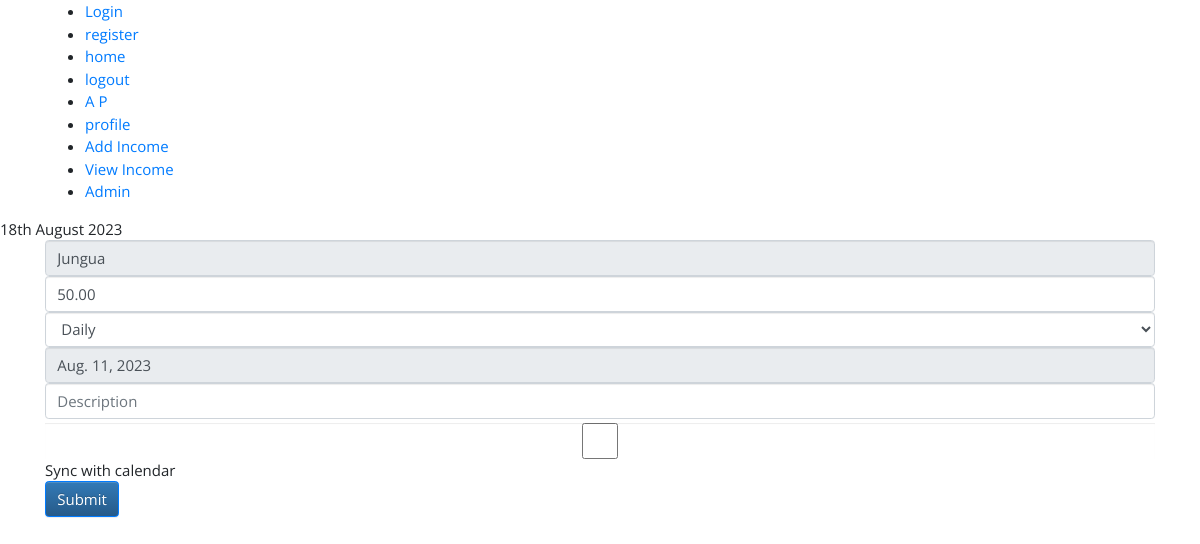
Before: /income/edit_income/4/ (signed in) with the older database file.
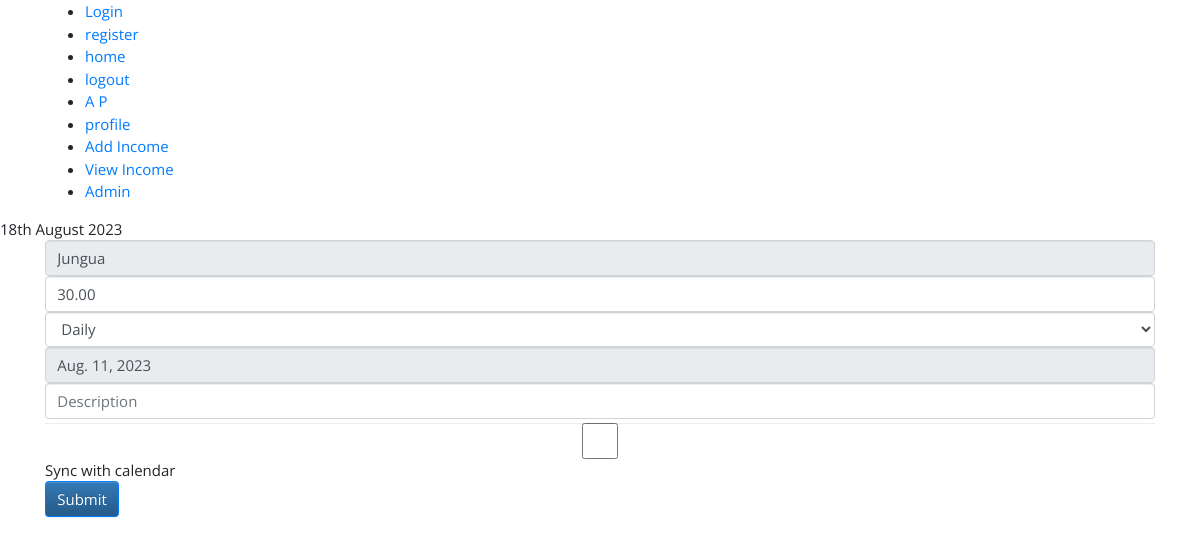
After: the same page with the newer database file.
### income/models.py (models this page shows, shortened)
class IncomeObject(models.Model):
    '''Stores the income object'''
    source = models.CharField(max_length=255, blank=False)
    amount = models.DecimalField(max_digits=10, decimal_places=2, blank=False)
    frequency = models.CharField(
        max_length=255, choices=choices, blank=False, default='Monthly')
    last_date = models.DateField(blank=False)
    next_date = models.DateField(blank=False,null=False)
    user = models.ForeignKey(Account, on_delete=models.CASCADE)
    description = models.TextField(blank=True)
    is_active = models.BooleanField(default=True)#!Tells if the current source of income is active now(user earns through it)
    is_passive = models.BooleanField(default=False)#!Tells if the source of income is a form of passive income
    status = models.BooleanField(default=False, blank=False, null=False)#!Default synced status
    added=models.BooleanField(default=False, blank=False, null=False)#!Income is credited
    class Meta:
        ordering = ['-last_date']
        verbose_name_plural = 'Income Object'

### income/views.py (the view)
# urls.py: path("edit_income/<int:id>/", views.edit_income, name="edit_income"),
@login_required(login_url='login/')
def edit_income(request, id):
    income = ''
    '''Edit income'''
    if request.method == 'POST':
        income = get_object_or_404(IncomeObject, id=id)
        amount = request.POST['amount']
        frequency = request.POST['frequency']
        description = request.POST['description']
        status = request.POST.get('status')
        if status is None:
            status = False
        income.status = status
        if timedelta(_re(frequency)) == 0:
            next_date = None
        else:
            next_date = income.last_date+timedelta(_re(frequency))
        income.amount = amount
        income.frequency = frequency
        income.description = description
        income.next_date = next_date
        income.save()
        return redirect('view_income')
    else:
        income = get_object_or_404(IncomeObject, id=id)
    return render(request, 'edit_income.html', {'income': income})

### templates/edit_income.html (shortened to what this page needs)
{% extends 'base.html' %}
{% load static %}
{% block content %}
{% now "jS F Y " %}
<div class="container">
<form method="post" action="{% url 'edit_income' income.id %}">
    <input type="text" name="source" class="form-control" value="{{income.source}}" placeholder="Source" disabled>
    <input type="number" name="amount" class="form-control" value="{{income.amount}}" placeholder="Amount" >
    <select name="frequency" class="form-control" title="frequency">
        {% if income.frequency == 'Daily' %}
        <option value="daily" selected>Daily</option>
        {% else %}
        <option value="daily">Daily</option>
        {% endif %}
    </select>
    <input type="text" name="last_date" class="form-control" value="{{income.last_date}}" placeholder="Last Date" disabled>
    <input type="text" name="description" class="form-control" value="{{income.description}}" placeholder="Description" >
    {% if not income.frequency == 'Once' %}
    <input type="checkbox" name="status" class="form-control" value="True" {% if income.status %} checked {% endif %} title="Sync automatically"> Sync with calendar<br>
    {% endif %}
    <button type="submit" id="income_submit" class="btn btn-primary">Submit</button>
</form>
</div>
{% endblock content %}

Changed rows visible on the page:
changed IncomeObject "Jungua": amount "50.00" → "30.00"
